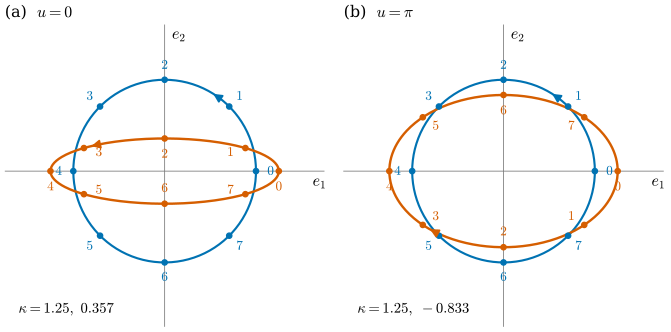

Python code for this plot:
"""Figure 39.1.2: the Weingarten map W = -dN as a linear map of the tangent plane (torus of revolution).

Torus (R, r) = (2, 0.8) with N = x_u x x_v / |...| (inward). In the tangent plane we use the orthonormal basis
e1 = x_u / r (meridian), e2 = x_v / (R + r cos u) (circle of latitude). W e1 = (1/r) e1, W e2 = cos u/(R + r cos u) e2
(Example 39.1.3). (a) u = 0 (outer equator): eigenvalues 1.25, 0.357. (b) u = pi (inner equator): 1.25, -0.833.
Blue: unit vectors X(t) = cos t e1 + sin t e2, eight of them marked 0..7. Vermilion: W X(t). The small arrows show
the direction of travel: (a) same direction (det W > 0), (b) opposite (det W < 0).

Run: PYTHONPATH=tools python3 chapters/39-surface-curvature/figures/fig-39-1-2-weingarten-ellipses.py
"""
import sys
from pathlib import Path

import numpy as np

sys.path.insert(0, str(Path(__file__).resolve().parents[1] / "lib"))
import dgfig  # noqa: E402
dgfig.setup()
import matplotlib.pyplot as plt  # noqa: E402

import ddg39  # noqa: E402

C = dgfig.COLORS
R, r = ddg39.R_TORUS, ddg39.r_TORUS

panels = []
for u in (0.0, np.pi):
    W = ddg39.weingarten(ddg39.torus, u, 0.4)
    g, hh, n, xu, xv = ddg39.forms(ddg39.torus, u, 0.4)
    # orthonormal basis e1 = x_u / |x_u|, e2 = x_v / |x_v|; W in that basis = diag(|x_u|, |x_v|) Wmat diag(...)^-1
    S = np.diag([np.linalg.norm(xu), np.linalg.norm(xv)])
    Wo = S @ W @ np.linalg.inv(S)
    k_exact = np.array([1 / r, np.cos(u) / (R + r * np.cos(u))])
    assert np.allclose(Wo, np.diag(k_exact), atol=1e-6)               # Example 39.1.3
    assert n @ (-ddg39.torus(u, 0.4) + np.array([R * np.cos(0.4), R * np.sin(0.4), 0])) > 0   # inward
    panels.append((u, np.diag(k_exact)))

t = np.linspace(0, 2 * np.pi, 400)
tk = np.arange(8) * np.pi / 4
fig, axes = plt.subplots(1, 2, figsize=(7.0, 3.6))
for ax, (u, Wd), title in zip(axes, panels, ("(a)", "(b)")):
    circ = np.stack([np.cos(t), np.sin(t)], 1)
    img = circ @ Wd.T
    ax.axhline(0, color=C["aux"], lw=0.6, zorder=0)
    ax.axvline(0, color=C["aux"], lw=0.6, zorder=0)
    ax.plot(*circ.T, color=C["tangent"], lw=1.6)
    ax.plot(*img.T, color=C["normal"], lw=1.8)
    Pk = np.stack([np.cos(tk), np.sin(tk)], 1)
    Qk = Pk @ Wd.T
    ax.plot(*Pk.T, "o", color=C["tangent"], ms=4)
    ax.plot(*Qk.T, "o", color=C["normal"], ms=4)
    for k in range(8):
        off = 0.16 * Pk[k]
        ax.text(*(Pk[k] + off), f"${k}$", color=C["tangent"], fontsize=10, ha="center", va="center")
        q = Qk[k]
        qn = q / max(np.linalg.norm(q), 1e-9)
        pos = q + np.array([0.0, -0.17]) if k % 4 == 0 else q - 0.17 * qn
        ax.text(*pos, f"${k}$", color=C["normal"], fontsize=10, ha="center", va="center")
    # direction arrows
    for curve, col, idx in ((circ, C["tangent"], 60), (img, C["normal"], 140)):
        ax.annotate("", xy=curve[idx + 6], xytext=curve[idx],
                    arrowprops=dict(arrowstyle="-|>", color=col, lw=1.4, mutation_scale=13))
    ax.text(1.62, -0.16, r"$e_1$", fontsize=12)
    ax.text(0.08, 1.45, r"$e_2$", fontsize=12)
    k1, k2 = Wd[0, 0], Wd[1, 1]
    ax.text(-1.6, -1.55, rf"$\kappa = {k1:.2f},\ {k2:.3f}$", fontsize=11)
    dgfig.schematic_axes(ax, (-1.75, 1.75), (-1.7, 1.6))
    ax.set_title(title + (r"  $u = 0$" if u == 0 else r"  $u = \pi$"), loc="left", fontsize=12)
fig.subplots_adjust(left=0.01, right=0.99, bottom=0.02, top=0.92, wspace=0.06)
dgfig.save(fig, __file__)
